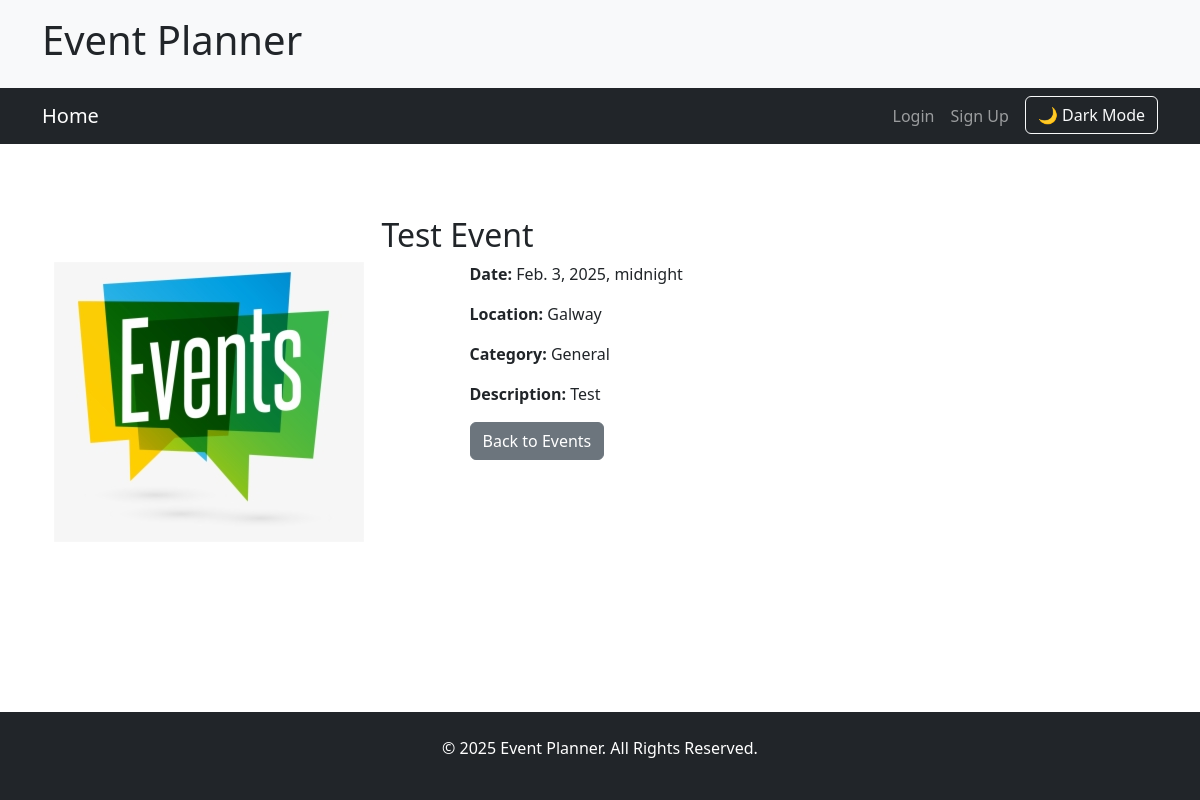
The app's page /events/1/ with its own data.
### planner_pro/models.py (models this page shows, shortened)
class Event(models.Model):
    title = models.CharField(max_length=200)
    date = models.DateTimeField()
    location = models.CharField(max_length=255)
    category = models.CharField(max_length=100)
    description = models.TextField()
    image = models.ImageField(upload_to='event_images/', blank=True, null=True)
    creator = models.ForeignKey(User, on_delete=models.CASCADE)
    is_published = models.BooleanField(default=True)  # For admin toggling

### planner_pro/views.py (the view)
# urls.py: path("events/<int:event_id>/", views.event_detail, name="event_detail"),  # Individual Event Page
def event_detail(request, event_id):
    event = get_object_or_404(Event, id=event_id)
    return render(request, 'event_detail.html', {'event': event})

### planner_pro/templates/event_detail.html (shortened to what this page needs)
{% extends "base.html" %}
{% load static %}
{% block content %}
<div class="container my-5">
    <h2 class="text-center">{{ event.title }}</h2>
    <div class="row">
        <div class="col-md-6">
            {% if event.image %}
                <img src="{{ event.image.url }}" class="img-fluid" alt="{{ event.title }}">
            {% else %}
                <img src="{% static 'images/placeholder.png' %}" class="img-fluid" alt="No Image Available">
            {% endif %}
        </div>
        <div class="col-md-6">
            <p><strong>Date:</strong> {{ event.date }}</p>
            <p><strong>Location:</strong> {{ event.location }}</p>
            <p><strong>Category:</strong> {{ event.category }}</p>
            <p><strong>Description:</strong> {{ event.description }}</p>
            <a href="{% url 'event_list' %}" class="btn btn-secondary">Back to Events</a>
        </div>
    </div>
</div>
{% endblock %}

### static/css/style.css (style rules this page uses)
body { display: flex; flex-direction: column; min-height: 100vh; margin: 0; }

### records on screen
Event: title "Test Event", date "Feb. 3, 2025, midnight", location "Galway", category "General", description "Test"
